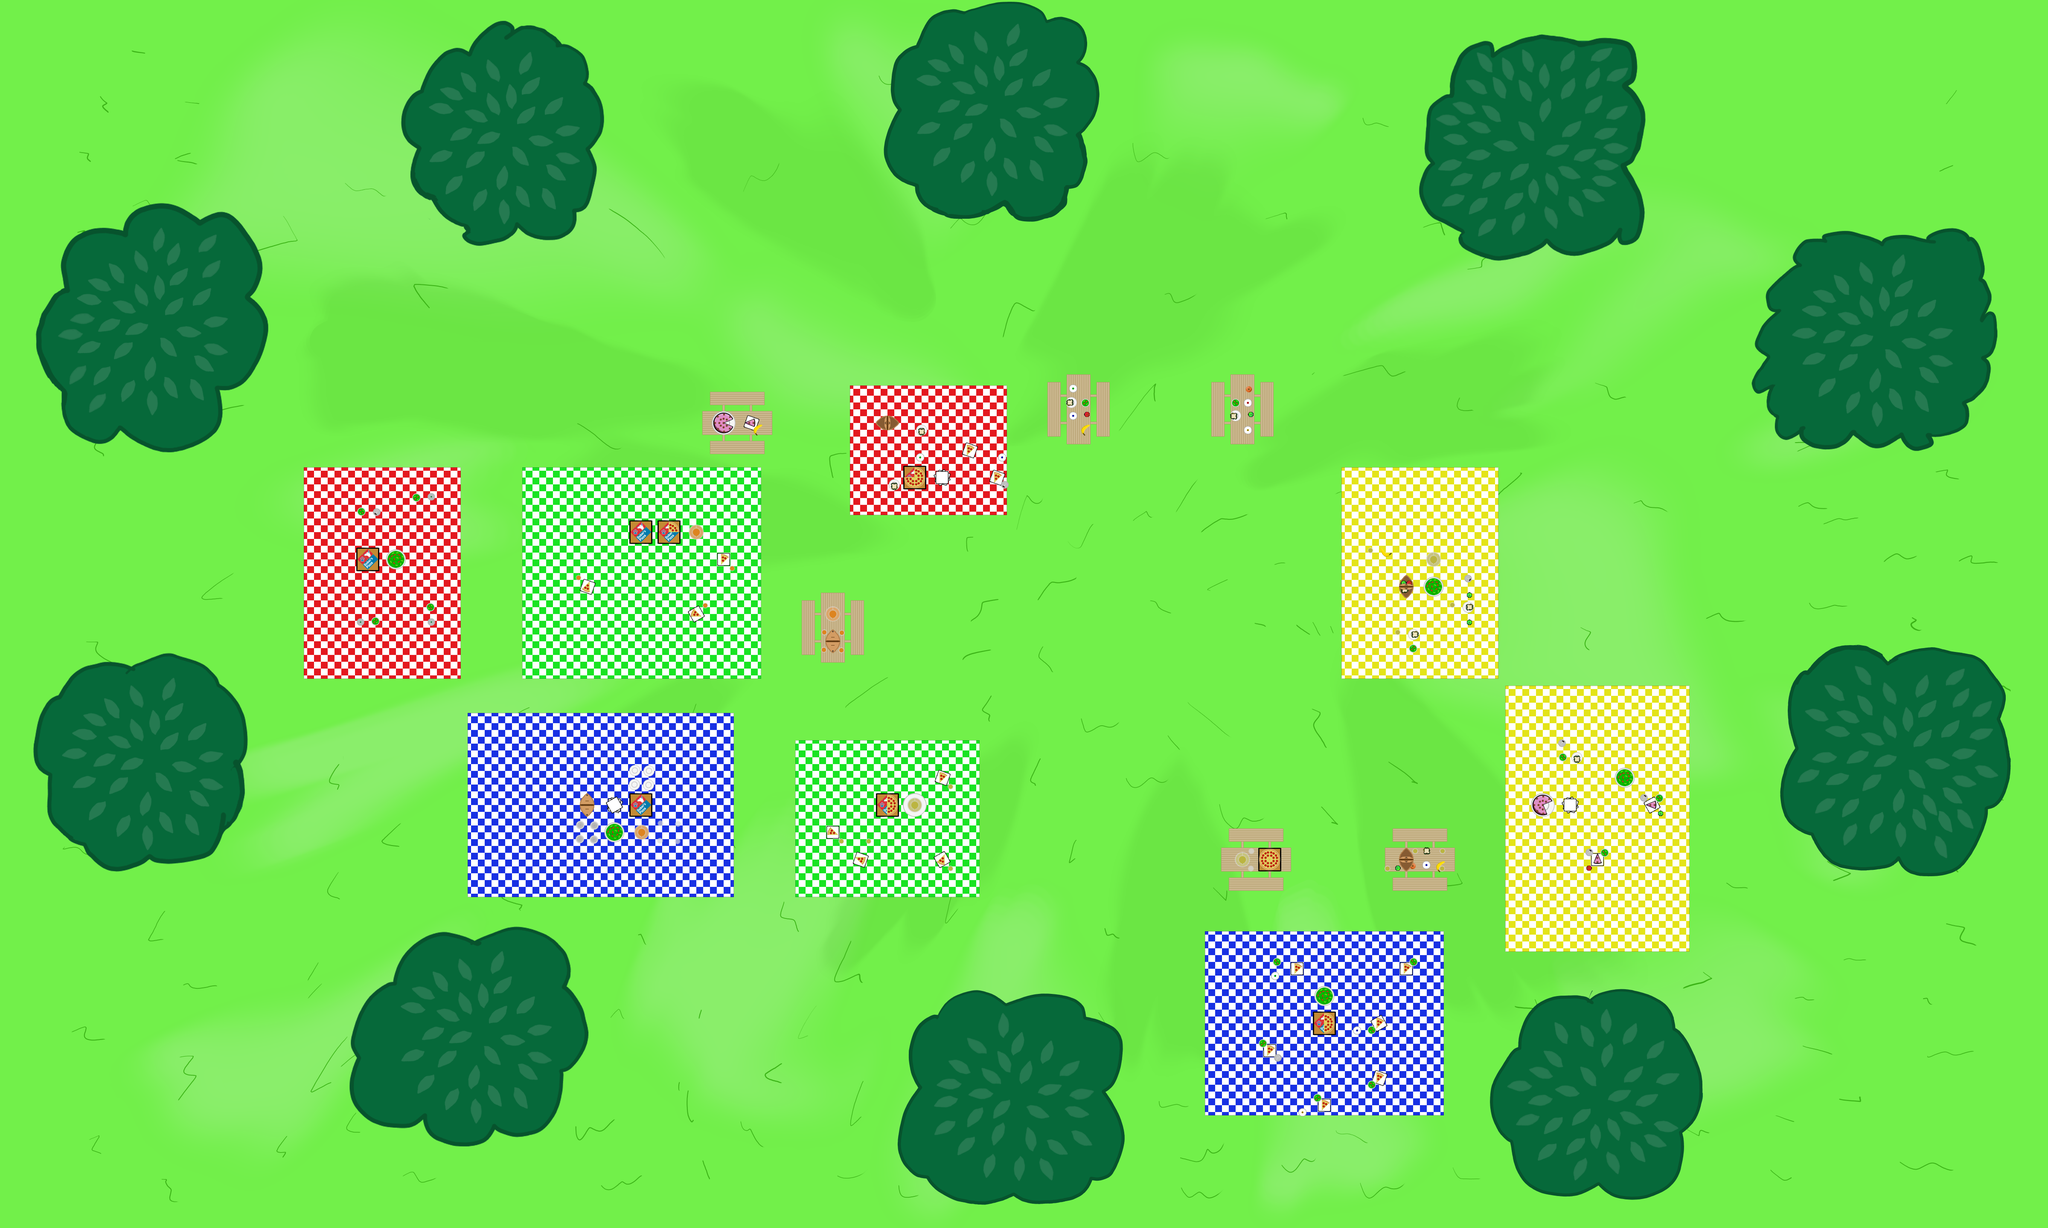

A level layout from a 2D game, rendered from its tile map. Below: a short description, then the map file with tile-grid data replaced by summaries:
An orthogonal 75x45 tile map with 64x64 px tiles, 7 tile layers (Floor, Wall, Decorations 1, Decorations 2, ...), 2 image layers and 72 objects (39x wall, 30x furry, 2x furry_boss, player).

<map version="1.5" tiledversion="1.7.2" orientation="orthogonal" renderorder="right-down" width="75" height="45" tilewidth="64" tileheight="64" infinite="0" nextlayerid="19" nextobjectid="139">
 <tileset firstgid="1" source="Furry Spritesheet Tiles.tsx" />
 <imagelayer id="2" name="Grass">
  <image source="../img/grass.png" width="4800" height="2880" />
 </imagelayer>
 <layer id="8" name="Floor" width="75" height="45">
  <data>[3375 cells, 443 non-empty, 36 distinct tile ids]</data>
 </layer>
 <layer id="9" name="Wall" width="75" height="45">
  <data>[3375 cells, 74 non-empty, 17 distinct tile ids]</data>
 </layer>
 <layer id="10" name="Decorations 1" width="75" height="45">
  <data>[3375 cells, 57 non-empty, 27 distinct tile ids]</data>
 </layer>
 <layer id="12" name="Decorations 2" width="75" height="45">
  <data>[3375 cells, 54 non-empty, 25 distinct tile ids]</data>
 </layer>
 <layer id="16" name="Decorations 3" width="75" height="45">
  <data>[3375 cells, 30 non-empty, 15 distinct tile ids]</data>
 </layer>
 <layer id="17" name="Decorations 4" width="75" height="45">
  <data>[3375 cells, 13 non-empty, 8 distinct tile ids]</data>
 </layer>
 <layer id="18" name="Decorations 5" width="75" height="45">
  <data>[3375 cells, 4 non-empty, 4 distinct tile ids]</data>
 </layer>
 <objectgroup id="5" name="Obstacles">
  <object id="30" name="wall" x="0" y="0" width="4800" height="16" />
  <object id="32" name="player" x="2512" y="1488" width="32" height="32" />
  <object id="34" name="furry" x="448" y="784" width="32" height="32" />
  <object id="42" name="wall" x="0" y="2864" width="4800" height="16" />
  <object id="43" name="wall" x="0" y="0" width="16" height="2880" />
  <object id="44" name="wall" x="4784" y="0" width="16" height="2880" />
  <object id="48" name="furry" x="4494" y="832" width="32" height="32" />
  <object id="49" name="furry" x="3680" y="368" width="32" height="32" />
  <object id="55" name="furry" x="2320" y="128" width="32" height="32" />
  <object id="56" name="furry" x="2416" y="288" width="32" height="32" />
  <object id="57" name="furry_boss" x="2320" y="224" width="32" height="32" />
  <object id="61" name="furry" x="4400" y="688" width="32" height="32" />
  <object id="62" name="furry" x="4544" y="1792" width="32" height="32" />
  <object id="64" name="furry" x="4384" y="1680" width="32" height="32" />
  <object id="65" name="furry" x="4352" y="1888" width="32" height="32" />
  <object id="66" name="furry" x="224" y="1856" width="32" height="32" />
  <object id="70" name="furry" x="272" y="640" width="32" height="32" />
  <object id="71" name="furry" x="320" y="1696" width="32" height="32" />
  <object id="72" name="furry" x="256" y="832" width="32" height="32" />
  <object id="73" name="furry" x="416" y="1840" width="32" height="32" />
  <object id="74" name="furry" x="1088" y="256" width="32" height="32" />
  <object id="75" name="furry" x="1248" y="208" width="32" height="32" />
  <object id="76" name="furry" x="1184" y="400" width="32" height="32" />
  <object id="77" name="furry" x="2224" y="320" width="32" height="32" />
  <object id="78" name="furry" x="3600" y="224" width="32" height="32" />
  <object id="79" name="furry" x="3488" y="384" width="32" height="32" />
  <object id="80" name="furry" x="4272" y="848" width="32" height="32" />
  <object id="82" name="furry" x="3840" y="2592" width="32" height="32" />
  <object id="83" name="furry" x="976" y="2480" width="32" height="32" />
  <object id="85" name="furry" x="2368" y="2672" width="32" height="32" />
  <object id="87" name="furry_boss" x="2368" y="2560" width="32" height="32" />
  <object id="88" name="furry" x="1168" y="2496" width="32" height="32" />
  <object id="89" name="furry" x="1104" y="2320" width="32" height="32" />
  <object id="90" name="furry" x="2464" y="2496" width="32" height="32" />
  <object id="91" name="furry" x="2272" y="2512" width="32" height="32" />
  <object id="92" name="furry" x="3664" y="2656" width="32" height="32" />
  <object id="93" name="furry" x="3696" y="2496" width="32" height="32" />
  <object id="95" name="wall" x="3280" y="1344" width="96" height="64" />
  <object id="96" name="wall" x="3344" y="1296" width="32" height="112" />
  <object id="97" name="wall" x="3584" y="1856" width="112" height="64" />
  <object id="98" name="wall" x="3792" y="1808" width="32" height="32" />
  <object id="99" name="wall" x="3088" y="2320" width="32" height="48" />
  <object id="100" name="wall" x="3072" y="2368" width="64" height="64" />
  <object id="101" name="wall" x="2896" y="1952" width="96" height="32" />
  <object id="102" name="wall" x="2896" y="2048" width="96" height="32" />
  <object id="103" name="wall" x="2864" y="1984" width="160" height="64" />
  <object id="104" name="wall" x="3280" y="1952" width="96" height="32" />
  <object id="105" name="wall" x="3280" y="2048" width="96" height="32" />
  <object id="106" name="wall" x="3248" y="1984" width="160" height="64" />
  <object id="107" name="wall" x="2944" y="912" width="32" height="96" />
  <object id="108" name="wall" x="2848" y="912" width="32" height="96" />
  <object id="109" name="wall" x="2880" y="880" width="64" height="160" />
  <object id="119" name="wall" x="1680" y="928" width="96" height="32" />
  <object id="120" name="wall" x="1680" y="1024" width="96" height="32" />
  <object id="121" name="wall" x="1648" y="960" width="160" height="64" />
  <object id="122" name="wall" x="2048" y="1856" width="128" height="64" />
  <object id="123" name="wall" x="1360" y="1856" width="176" height="64" />
  <object id="124" name="wall" x="1424" y="1920" width="96" height="48" />
  <object id="125" name="wall" x="1344" y="1920" width="64" height="64" />
  <object id="126" name="wall" x="1472" y="1792" width="64" height="64" />
  <object id="127" name="wall" x="1472" y="1216" width="128" height="64" />
  <object id="128" name="wall" x="1616" y="1232" width="32" height="32" />
  <object id="129" name="wall" x="832" y="1280" width="64" height="64" />
  <object id="130" name="wall" x="912" y="1296" width="32" height="32" />
  <object id="131" name="wall" x="2112" y="1088" width="64" height="64" />
  <object id="132" name="wall" x="2048" y="976" width="64" height="32" />
  <object id="133" name="wall" x="2560" y="912" width="32" height="96" />
  <object id="134" name="wall" x="2464" y="912" width="32" height="96" />
  <object id="135" name="wall" x="2496" y="880" width="64" height="160" />
  <object id="136" name="wall" x="1984" y="1424" width="32" height="96" />
  <object id="137" name="wall" x="1888" y="1424" width="32" height="96" />
  <object id="138" name="wall" x="1920" y="1392" width="64" height="160" />
 </objectgroup>
 <imagelayer id="15" name="Bushes">
  <image source="../img/bushes.png" width="4800" height="2880" />
 </imagelayer>
</map>